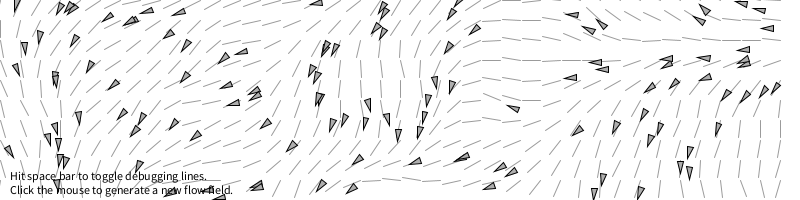
Frame 1 (no input)
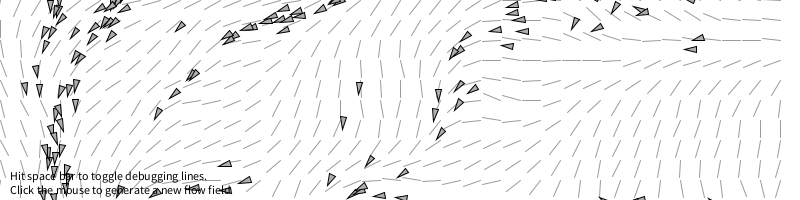
Frame 60 (the mouse pressed at the canvas centre just before this capture)
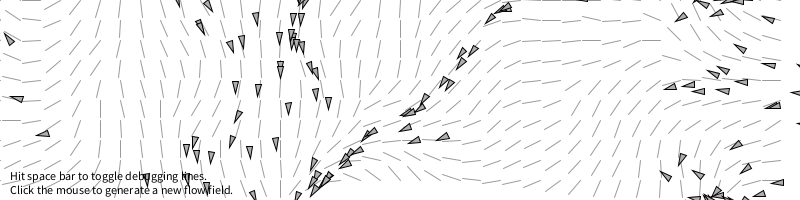
Frame 120 (the mouse held since frame 60 and released just before this capture)

The Processing sketch that drew these frames (run headless with seeded random() and noise(); from frame 60 on, the mouse is pressed at the canvas centre):

// Processing sketch: NOC_6_04_Flowfield
// ── NOC_6_04_Flowfield.pde
// The Nature of Code
// Daniel Shiffman
// http://natureofcode.com

// Flow Field Following
// Via Reynolds: http://www.red3d.com/cwr/steer/FlowFollow.html

// Using this variable to decide whether to draw all the stuff
boolean debug = true;

// Flowfield object
FlowField flowfield;
// An ArrayList of vehicles
ArrayList<Vehicle> vehicles;

void setup() {
  size(800, 200);
  // Make a new flow field with "resolution" of 16
  flowfield = new FlowField(20);
  vehicles = new ArrayList<Vehicle>();
  // Make a whole bunch of vehicles with random maxspeed and maxforce values
  for (int i = 0; i < 120; i++) {
    vehicles.add(new Vehicle(new PVector(random(width), random(height)), random(2, 5), random(0.1, 0.5)));
  }
}

void draw() {
  background(255);
  // Display the flowfield in "debug" mode
  if (debug) flowfield.display();
  // Tell all the vehicles to follow the flow field
  for (Vehicle v : vehicles) {
    v.follow(flowfield);
    v.run();
  }

  // Instructions
  fill(0);
  text("Hit space bar to toggle debugging lines.\nClick the mouse to generate a new flow field.",10,height-20);
}


void keyPressed() {
  if (key == ' ') {
    debug = !debug;
  }
}

// Make a new flowfield
void mousePressed() {
  flowfield.init();
}




// ── FlowField.pde
// The Nature of Code
// Daniel Shiffman
// http://natureofcode.com

// Flow Field Following

class FlowField {

  // A flow field is a two dimensional array of PVectors
  PVector[][] field;
  int cols, rows; // Columns and Rows
  int resolution; // How large is each "cell" of the flow field

  FlowField(int r) {
    resolution = r;
    // Determine the number of columns and rows based on sketch's width and height
    cols = width/resolution;
    rows = height/resolution;
    field = new PVector[cols][rows];
    init();
  }

  void init() {
    // Reseed noise so we get a new flow field every time
    noiseSeed((int)random(10000));
    float xoff = 0;
    for (int i = 0; i < cols; i++) {
      float yoff = 0;
      for (int j = 0; j < rows; j++) {
        float theta = map(noise(xoff,yoff),0,1,0,TWO_PI);
        // Polar to cartesian coordinate transformation to get x and y components of the vector
        field[i][j] = new PVector(cos(theta),sin(theta));
        yoff += 0.1;
      }
      xoff += 0.1;
    }
  }

  // Draw every vector
  void display() {
    for (int i = 0; i < cols; i++) {
      for (int j = 0; j < rows; j++) {
        drawVector(field[i][j],i*resolution,j*resolution,resolution-2);
      }
    }

  }

  // Renders a vector object 'v' as an arrow and a location 'x,y'
  void drawVector(PVector v, float x, float y, float scayl) {
    pushMatrix();
    float arrowsize = 4;
    // Translate to location to render vector
    translate(x,y);
    stroke(0,100);
    // Call vector heading function to get direction (note that pointing up is a heading of 0) and rotate
    rotate(v.heading());
    // Calculate length of vector & scale it to be bigger or smaller if necessary
    float len = v.mag()*scayl;
    // Draw three lines to make an arrow (draw pointing up since we've rotate to the proper direction)
    line(0,0,len,0);
    //line(len,0,len-arrowsize,+arrowsize/2);
    //line(len,0,len-arrowsize,-arrowsize/2);
    popMatrix();
  }

  PVector lookup(PVector lookup) {
    int column = int(constrain(lookup.x/resolution,0,cols-1));
    int row = int(constrain(lookup.y/resolution,0,rows-1));
    return field[column][row].get();
  }


}






// ── Vehicle.pde
// Flow Field Following
// Daniel Shiffman <http://www.shiffman.net>
// The Nature of Code, Spring 2011

class Vehicle {

  // The usual stuff
  PVector location;
  PVector velocity;
  PVector acceleration;
  float r;
  float maxforce;    // Maximum steering force
  float maxspeed;    // Maximum speed

    Vehicle(PVector l, float ms, float mf) {
    location = l.get();
    r = 3.0;
    maxspeed = ms;
    maxforce = mf;
    acceleration = new PVector(0,0);
    velocity = new PVector(0,0);
  }

  public void run() {
    update();
    borders();
    display();
  }


  // Implementing Reynolds' flow field following algorithm
  // http://www.red3d.com/cwr/steer/FlowFollow.html
  void follow(FlowField flow) {
    // What is the vector at that spot in the flow field?
    PVector desired = flow.lookup(location);
    // Scale it up by maxspeed
    desired.mult(maxspeed);
    // Steering is desired minus velocity
    PVector steer = PVector.sub(desired, velocity);
    steer.limit(maxforce);  // Limit to maximum steering force
    applyForce(steer);
  }

  void applyForce(PVector force) {
    // We could add mass here if we want A = F / M
    acceleration.add(force);
  }

  // Method to update location
  void update() {
    // Update velocity
    velocity.add(acceleration);
    // Limit speed
    velocity.limit(maxspeed);
    location.add(velocity);
    // Reset accelertion to 0 each cycle
    acceleration.mult(0);
  }

  void display() {
    // Draw a triangle rotated in the direction of velocity
    float theta = velocity.heading2D() + radians(90);
    fill(175);
    stroke(0);
    pushMatrix();
    translate(location.x,location.y);
    rotate(theta);
    beginShape(TRIANGLES);
    vertex(0, -r*2);
    vertex(-r, r*2);
    vertex(r, r*2);
    endShape();
    popMatrix();
  }

  // Wraparound
  void borders() {
    if (location.x < -r) location.x = width+r;
    if (location.y < -r) location.y = height+r;
    if (location.x > width+r) location.x = -r;
    if (location.y > height+r) location.y = -r;
  }
}
